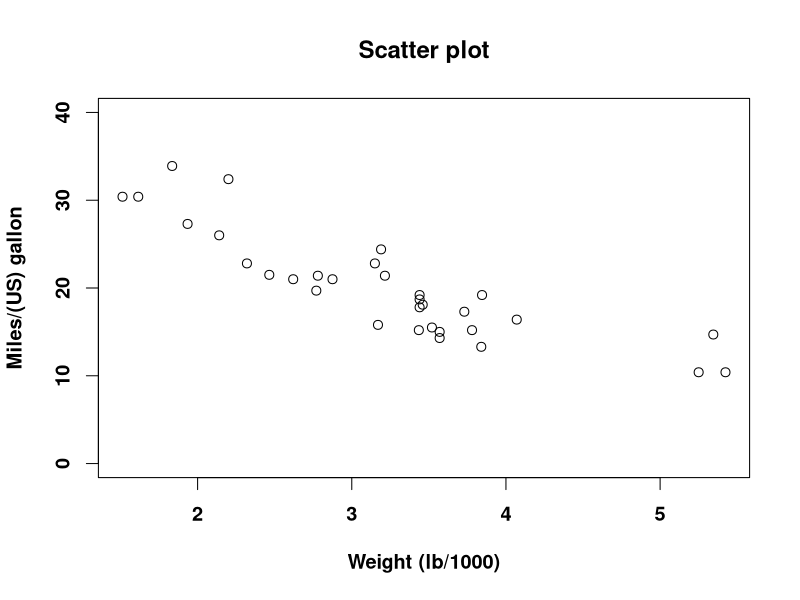

This chart was generated by the following R code: (Note: this script raises an error after producing the figure.)
## ---- chunk 1
knitr::opts_chunk$set(echo = TRUE)
## ---- chunk 2
par(font.lab=2, font.axis=2, cex=1.2)
plot(mpg ~ wt, data=mtcars, xlab='Weight (lb/1000)', ylab='Miles/(US) gallon',
     main='Scatter plot', ylim=c(0, 40))
## ---- chunk 3
#Exercise 2
# 1 
#plotting both models in the same graph 
models_together <- ggplot(mtcars, aes(wt))+
  geom_point(aes(y=y_values), color = "green")+
  #geom_point(aes(y=estimated_y_q), color = "red")+
    geom_line(aes(y=estimated_y_q), color ="red")+
      geom_line(aes(y=estimated_y), color ="blue")+
  #geom_linerange(aes(residuals), ymin = y_values, ymax = estimated_y_q, x=mtcars$wt, color = "darkgreen")+
  labs(x="Weight (x-values)", y = "Actual Values (mpg)", title = "Comparison of Linear and Quadratic Models")
models_together

#Side by side comparison 
ggpubr::ggarrange(linear_plot, quadratic_plot)
## ---- chunk 4

# 3 — Compare the models
# i. 
cube_model <- lm(mpg ~ wt+ I(wt^2)+ I(wt^3), data=mtcars)
summary(cube_model)

# estimate y-values with the cubed model
estimated_y_c <- predict(cube_model)

c_q_models <- ggplot(mtcars, aes(wt))+
  geom_point(aes(y=y_values), color = "green")+
  #geom_point(aes(y=estimated_y_q), color = "red")+
    geom_line(aes(y=estimated_y_q), color ="red")+
      geom_line(aes(y=estimated_y_c), color ="blue")+
  #geom_linerange(aes(residuals), ymin = y_values, ymax = estimated_y_q, x=mtcars$wt, color = "darkgreen")+
  labs(x="Weight (x-values)", y = "Actual Values (mpg)", title = "Comparison of Quadratic and Cubic Models")
c_q_models

# ii. compare SSE 
sum_residuals_quad <- sum((q_model$residuals)^2)
sum_residuals_quad

sum_residuals_cube <- sum((cube_model$residuals)^2)
sum_residuals_cube

## putting beta_hat from both the OLS and lm() in one table
SSE_comparison_qc <- cbind(sum_residuals_quad, sum_residuals_cube) 
colnames(SSE_comparison) <- c("quad", "cubic") #adding and naming the columns 
SSE_comparison_qc

## ---- chunk 5
#showing all coefficients
cube_model$coefficients

# specific beta3
cube_model$coefficients[4]

## ---- chunk 6
lm(mpg ~ 1, data=mtcars)

## ---- chunk 7
logit <-     function(x) log(x / (1 - x))
inv.logit <- function(x) exp(x) / (1 + exp(x))
## ---- chunk 8
library(lme4)
mixed.model <- lmer(mpg ~ wt + (1 | cyl), data=mtcars)
## ---- chunk 9
par(font.lab=2, font.axis=2, cex=1.2)
plot(mtcars$wt, fitted.values(mixed.model),
     main='Linear regression with group intercepts (n cylinders)',
    xlab='Weight (lb/1000)', ylab='Miles/(US) gallon',
    pch=3)
## ---- chunk 10
mixed.model <- lmer(mpg ~ wt + (wt | cyl), data=mtcars)
plot(mtcars$wt, fitted.values(mixed.model),
     main='Linear regression with group intercepts and group slopes (n cylinders)',
    xlab='Weight (lb/1000)', ylab='Miles/(US) gallon',
    pch=3)
